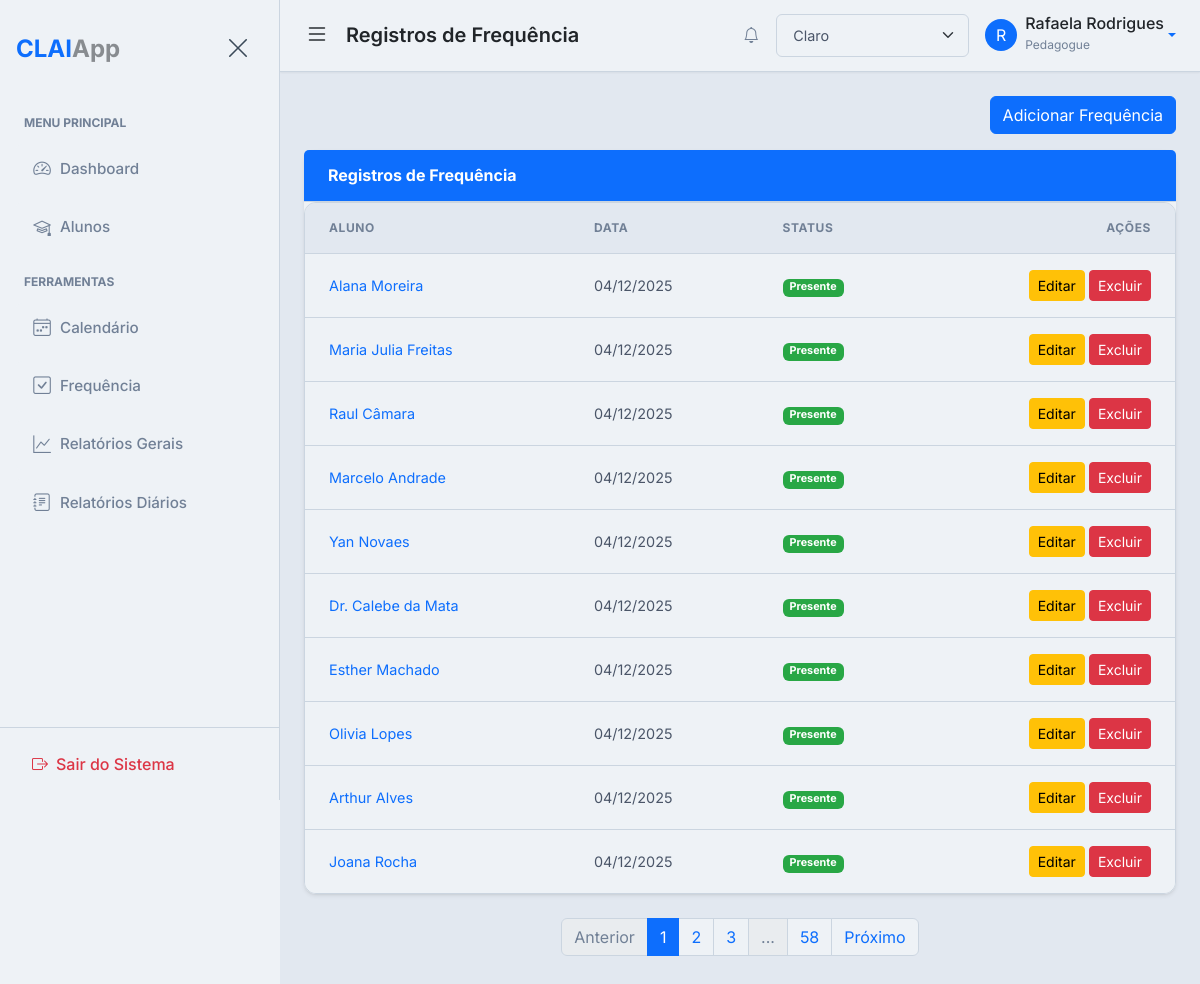
Screenshot of /attendance (signed in) with the database file from the repository.
### app/models.py (models this page shows, shortened)
class BaseModel(Model):
    class Meta:
        database = db

class User(UserMixin, BaseModel):
    username = CharField(unique=True)
    email = CharField(unique=True)
    password = CharField()
    name = CharField()
    profile_picture = CharField(default='default_profile.png')
    role = CharField(default='pedagogue')
    class Meta:
        table_name = 'users'

class Attendance(BaseModel):
    student = ForeignKeyField(Student, backref='attendance_records')
    date = DateField(default=datetime.date.today)
    status = CharField(default='present')
    class Meta:
        table_name = 'attendance'

class Student(BaseModel):
    name = CharField()
    matricula = CharField(unique=True)
    dob = DateField()
    cid = CharField(null=True)
    email = CharField(null=True)
    phone = CharField(null=True)
    grade = CharField(null=True)
    course = CharField(null=True)
    responsible_name = CharField(null=True)
    responsible_phone = CharField(null=True)
    responsible_email = CharField(null=True)
    responsible_cpf = CharField(null=True)
    pedagogue = ForeignKeyField(User, backref='students', null=True)
    student_picture = CharField(default='default_student.png')
    specific_needs_description = TextField(null=True)
    class Meta:
        table_name = 'students'

### app/routes.py (the view)
@bp.route('/attendance')
@login_required
def list_attendance():
    page = request.args.get('page', 1, type=int)
    per_page = Config.PAGINATION_PER_PAGE
    if current_user.role == 'admin':
        attendance_query = Attendance.select().order_by(Attendance.date.desc())
    else:
        pedagogue_students = Student.select().where(Student.pedagogue == current_user)
        attendance_query = Attendance.select().where(
            Attendance.student.in_(pedagogue_students)
        ).order_by(Attendance.date.desc())
    total_attendance_records = attendance_query.count()
    total_pages = (total_attendance_records + per_page - 1) // per_page
    attendance_records = attendance_query.paginate(page, per_page)
    paginator = {
        'page': page,
        'total_pages': total_pages,
        'route': 'main.list_attendance',
        'args': {}
    }
    return render_template(
        'attendance/list_attendance.html',
        title='Registros de Frequência',
        attendance_records=attendance_records,
        paginator=paginator
    )

### app/templates/attendance/list_attendance.html (shortened to what this page needs)
{% extends "base.html" %}
{% block page_heading %}
<h1 class="h5 m-0 fw-semibold text-body">{{ title }}</h1>
{% endblock %}
{% block content %}
<div class="d-flex justify-content-end mb-3">
    <a href="{{ url_for('main.add_attendance') }}" class="btn btn-primary">
        Adicionar Frequência
    </a>
</div>
<div class="card shadow-sm border-0">
    <div class="card-header bg-primary text-white py-3">
        <h6 class="mb-0 fw-bold">Registros de Frequência</h6>
    </div>
    <div class="card-body p-0">
        {% if attendance_records %}
        <div class="table-responsive">
            <table class="table table-hover table-sm mb-0">
                <thead>
                    <tr>
                        <th scope="col" class="py-3 px-4">Aluno</th>
                        <th scope="col" class="py-3 px-4">Data</th>
                        <th scope="col" class="py-3 px-4">Status</th>
                        <th scope="col" class="py-3 px-4 text-end">Ações</th>
                    </tr>
                </thead>
                <tbody>
                    {% for record in attendance_records %}
                    <tr>
                        <td class="py-3 px-4">
                            <a href="{{ url_for('main.student_detail', student_id=record.student.id) }}" class="text-decoration-none">
                                {{ record.student.name }}
                            </a>
                        </td>
                        <td class="py-3 px-4">{{ record.date.strftime('%d/%m/%Y') }}</td>
                        <td class="py-3 px-4">
                            {% if record.status == 'present' %}
                                <span class="badge text-bg-success">Presente</span>
                            {% elif record.status == 'absent' %}
                                <span class="badge text-bg-danger">Ausente</span>
                            {% elif record.status == 'justified_absent' %}
                                <span class="badge text-bg-warning">Ausência Justificada</span>
                            {% endif %}
                        </td>
                        <td class="py-3 px-4 text-end">
                            <a href="{{ url_for('main.edit_attendance', attendance_id=record.id) }}" class="btn btn-sm btn-warning">Editar</a>
                            <form action="{{ url_for('main.delete_attendance', attendance_id=record.id) }}" method="POST" style="display:inline;">
                                <button type="submit" class="btn btn-sm btn-danger" onclick="return confirm('Tem certeza que deseja excluir este registro de frequência?');">Excluir</button>
                            </form>
                        </td>
                    </tr>
                    {% endfor %}
                </tbody>
            </table>
        </div>
        {% else %}
        <div class="alert alert-info border-0 rounded-0 mb-0 py-4 text-center">
            Nenhum registro de frequência encontrado.
        </div>
        {% endif %}
    </div>
</div>
{% endblock %}

### app/templates/base.html (shortened to what this page needs)
{% from "macros/pagination_macros.html" import render_pagination %}
<!DOCTYPE html>
<html lang="pt-br" data-bs-theme="light"{% block html_attribs %}{% endblock %}>
<head>
    <link href="https://cdn.jsdelivr.net/npm/bootstrap@5.3.8/dist/css/bootstrap.min.css" rel="stylesheet"
>
    <link rel="stylesheet" href="https://cdn.jsdelivr.net/npm/bootstrap-icons@1.11.1/font/bootstrap-icons.css">
    <link href='https://cdn.jsdelivr.net/npm/fullcalendar@6.1.19/main.min.css' rel='stylesheet' />
    <link rel="stylesheet" href="https://cdnjs.cloudflare.com/ajax/libs/font-awesome/6.5.1/css/all.min.css" />
    <link rel="stylesheet" href="{{ url_for('static', filename='css/style.css') }}">
    <link rel="stylesheet" href="{{ url_for('static', filename='css/print.css') }}" media="print">
    <link rel="stylesheet" href="https://cdn.jsdelivr.net/npm/pace-js@latest/pace-theme-default.min.css">
    <link rel="stylesheet" href="https://cdnjs.cloudflare.com/ajax/libs/animate.css/4.1.1/animate.min.css"/>
</head>
<body class="d-flex" id="wrapper"{% block body_attribs %}{% endblock %}>
    {% block body %}
    <div id="sidebar-wrapper">
        <div class="sidebar-heading d-flex justify-content-between align-items-center py-4 px-3">
            <div class="fw-bold fs-4 text-primary tracking-tight">
                {{ config.APP_BASE_NAME }}<span class="text-body text-opacity-50">{{ config.APP_SUFFIX }}</span>
            </div>
            <button class="btn btn-link text-secondary" id="sidebar-close">
                <i class="bi bi-x-lg fs-4"></i>
            </button>
        </div>
        <div class="list-group list-group-flush my-3">
            <small class="text-uppercase text-muted fw-bold px-4 mb-2" style="font-size: 0.75rem;">Menu
                Principal</small>
            <a href="{{ url_for('main.dashboard') }}"
                class="list-group-item list-group-item-action {% if request.endpoint == 'main.dashboard' %}active{% endif %}">
                <i class="bi bi-speedometer2 me-2"></i>Dashboard
            </a>
            <a href="{{ url_for('main.list_students') }}"
                class="list-group-item list-group-item-action {% if request.endpoint == 'main.list_students' %}active{% endif %}">
                <i class="bi bi-mortarboard me-2"></i>Alunos
            </a>
            <small class="text-uppercase text-muted fw-bold px-4 mb-2 mt-3"
                style="font-size: 0.75rem;">Ferramentas</small>
            <a href="{{ url_for('main.calendar') }}"
                class="list-group-item list-group-item-action {% if request.endpoint == 'main.calendar' %}active{% endif %}">
                <i class="bi bi-calendar4-week me-2"></i>Calendário
            </a>
            <a href="{{ url_for('main.mark_attendance') }}"
                class="list-group-item list-group-item-action {% if request.endpoint == 'main.mark_attendance' %}active{% endif %}">
                <i class="bi bi-check-square me-2"></i>Frequência
            </a>
            <a href="{{ url_for('main.list_general_reports') }}"
                class="list-group-item list-group-item-action {% if request.endpoint == 'main.list_general_reports' %}active{% endif %}">
                <i class="bi bi-graph-up me-2"></i>Relatórios Gerais
            </a>
            <a href="{{ url_for('main.list_daily_reports') }}"
                class="list-group-item list-group-item-action {% if 'daily_report' in request.endpoint %}active{% endif %}">
                <i class="bi bi-journal-text me-2"></i>Relatórios Diários
            </a>
        </div>
        <div class="mt-auto p-3 border-top">
            <a href="{{ url_for('main.logout') }}"
                class="d-flex align-items-center text-decoration-none text-danger px-3 py-2 rounded hover-bg-light">
                <i class="bi bi-box-arrow-right me-2"></i>
                <span class="fw-medium">Sair do Sistema</span>
            </a>
        </div>
    </div>
    <div id="page-content-wrapper">
        <nav class="navbar navbar-expand-lg main-navbar px-4">
            <div class="d-flex align-items-center w-100">
                <button class="btn btn-link text-body p-0 me-3" id="menu-toggle">
                    <i class="bi bi-list fs-4"></i>
                </button>
                <h1 class="h5 m-0 fw-semibold text-body">{% block page_heading %}Visão Geral{% endblock %}</h1>
                <div class="ms-auto d-flex align-items-center gap-3">
                    {% if current_user.is_authenticated %}
                    <a href="{{ url_for('main.list_notifications') }}" class="btn btn-link text-body-secondary p-0 position-relative" title="Notificações">
                        <i class="bi bi-bell"></i>
                    </a>
                    {% endif %}
                    <div class="dropdown">
                        <select id="theme-select" class="form-select form-select-sm" aria-label="Selecionar Tema">
                            <option value="light">Claro</option>
                        </select>
                    </div>
                    <div class="dropdown">
                        <a class="d-flex align-items-center text-decoration-none dropdown-toggle" href="#" role="button"
                            data-bs-toggle="dropdown" aria-expanded="false">
                            <div class="avatar bg-primary text-white rounded-circle d-flex align-items-center justify-content-center me-2"
                                style="width: 32px; height: 32px;">
                                {% if current_user.is_authenticated %}
                                {{ current_user.name[0] | upper }}
                                {% else %}
                                <i class="bi bi-person"></i>
                                {% endif %}
                            </div>
                            <div class="d-none d-md-block">
                                {% if current_user.is_authenticated %}
                                <span class="fw-medium text-body d-block" style="line-height: 1;">{{
                                    current_user.name }}</span>
                                <small class="text-muted" style="font-size: 0.75rem;">{{ current_user.role |
                                    capitalize }}</small>
                                {% else %}
                                <span class="fw-medium text-body d-block" style="line-height: 1;">Convidado</span>
                                <small class="text-muted" style="font-size: 0.75rem;">Não Autenticado</small>
                                {% endif %}
                            </div>
                        </a>
                    </div>
                </div>
            </div>
        </nav>
        <main class="container-fluid px-4 py-4 animate__animated animate__fadeIn">
            {% block content %}{% endblock %}
            {% block pagination %}
            {% if paginator %}
                {{ render_pagination(paginator) }}
            {% endif %}
            {% endblock %}
        </main>
    </div>
    {% endblock %}
</body>
</html>

### rows the page displays
User: name "R", name "Rafaela Rodrigues", role "Pedagogue"
Attendance: student.name "Alana Moreira", date "04/12/2025", status "Presente"
Attendance: student.name "Maria Julia Freitas", date "04/12/2025", status "Presente"
Attendance: student.name "Raul Câmara", date "04/12/2025", status "Presente"
Attendance: student.name "Marcelo Andrade", date "04/12/2025", status "Presente"
Attendance: student.name "Yan Novaes", date "04/12/2025", status "Presente"
Attendance: student.name "Dr. Calebe da Mata", date "04/12/2025", status "Presente"
Attendance: student.name "Esther Machado", date "04/12/2025", status "Presente"
Attendance: student.name "Olivia Lopes", date "04/12/2025", status "Presente"
Attendance: student.name "Arthur Alves", date "04/12/2025", status "Presente"
Attendance: student.name "Joana Rocha", date "04/12/2025", status "Presente"

### other values shown
{{ config.APP_BASE_NAME }} "CLAI"
{{ config.APP_SUFFIX }} "App"
{{ title }} "Registros de Frequência"
{{ p }} "1" "2" "3" "58"
